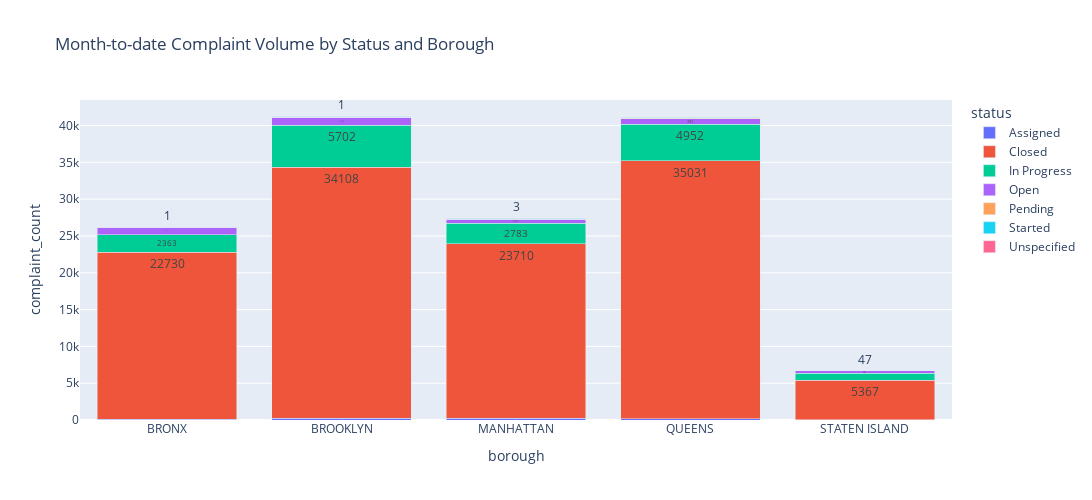

The notebook cell this image was saved under:
### Markdown cell above
### compliants volume by status

### Code cell
# Complaints by status and borough
condition =  (
    (df['created_date'] >= '2025-07-01')  & 
    (df['status'].notnull()) &
    (df['borough'].isin(['MANHATTAN', 'BRONX', 'BROOKLYN', 'QUEENS', 'STATEN ISLAND']))
)

status_borough_counts = (
    df[condition]
    .groupby(['borough', 'status'])
    .size()
    .reset_index(name='complaint_count')
)

fig = px.bar(
    status_borough_counts,
    x='borough',
    y='complaint_count',
    color='status',
    barmode='stack',
    title='Month-to-date Complaint Volume by Status and Borough',
    text='complaint_count'
)
fig.update_layout(width=1200, height=500)

### Figure 1 — Plotly figure (JSON) as saved in the notebook; plotly's stock layout.template omitted (floating-point values rounded to 4 significant figures)
{"data": [{"hovertemplate": "status=Assigned<br>borough=%{x}<br>complaint_count=%{text}<extra></extra>", "legendgroup": "Assigned", "marker": {"color": "#636efa", "pattern": {"shape": ""}}, "name": "Assigned", "orientation": "v", "showlegend": true, "text": [73.0, 214.0, 228.0, 174.0, 40.0], "textposition": "auto", "type": "bar", "x": ["BRONX", "BROOKLYN", "MANHATTAN", "QUEENS", "STATEN ISLAND"], "xaxis": "x", "y": [73, 214, 228, 174, 40], "yaxis": "y"}, {"hovertemplate": "status=Closed<br>borough=%{x}<br>complaint_count=%{text}<extra></extra>", "legendgroup": "Closed", "marker": {"color": "#EF553B", "pattern": {"shape": ""}}, "name": "Closed", "orientation": "v", "showlegend": true, "text": [22730.0, 34110.0, 23710.0, 35030.0, 5367.0], "textposition": "auto", "type": "bar", "x": ["BRONX", "BROOKLYN", "MANHATTAN", "QUEENS", "STATEN ISLAND"], "xaxis": "x", "y": [22730, 34108, 23710, 35031, 5367], "yaxis": "y"}, {"hovertemplate": "status=In Progress<br>borough=%{x}<br>complaint_count=%{text}<extra></extra>", "legendgroup": "In Progress", "marker": {"color": "#00cc96", "pattern": {"shape": ""}}, "name": "In Progress", "orientation": "v", "showlegend": true, "text": [2363.0, 5702.0, 2783.0, 4952.0, 964.0], "textposition": "auto", "type": "bar", "x": ["BRONX", "BROOKLYN", "MANHATTAN", "QUEENS", "STATEN ISLAND"], "xaxis": "x", "y": [2363, 5702, 2783, 4952, 964], "yaxis": "y"}, {"hovertemplate": "status=Open<br>borough=%{x}<br>complaint_count=%{text}<extra></extra>", "legendgroup": "Open", "marker": {"color": "#ab63fa", "pattern": {"shape": ""}}, "name": "Open", "orientation": "v", "showlegend": true, "text": [1022.0, 1115.0, 527.0, 741.0, 289.0], "textposition": "auto", "type": "bar", "x": ["BRONX", "BROOKLYN", "MANHATTAN", "QUEENS", "STATEN ISLAND"], "xaxis": "x", "y": [1022, 1115, 527, 741, 289], "yaxis": "y"}, {"hovertemplate": "status=Pending<br>borough=%{x}<br>complaint_count=%{text}<extra></extra>", "legendgroup": "Pending", "marker": {"color": "#FFA15A", "pattern": {"shape": ""}}, "name": "Pending", "orientation": "v", "showlegend": true, "text": [16.0, 6.0, 17.0, 93.0, 12.0], "textposition": "auto", "type": "bar", "x": ["BRONX", "BROOKLYN", "MANHATTAN", "QUEENS", "STATEN ISLAND"], "xaxis": "x", "y": [16, 6, 17, 93, 12], "yaxis": "y"}, {"hovertemplate": "status=Started<br>borough=%{x}<br>complaint_count=%{text}<extra></extra>", "legendgroup": "Started", "marker": {"color": "#19d3f3", "pattern": {"shape": ""}}, "name": "Started", "orientation": "v", "showlegend": true, "text": [55.0, 146.0, 128.0, 132.0, 47.0], "textposition": "auto", "type": "bar", "x": ["BRONX", "BROOKLYN", "MANHATTAN", "QUEENS", "STATEN ISLAND"], "xaxis": "x", "y": [55, 146, 128, 132, 47], "yaxis": "y"}, {"hovertemplate": "status=Unspecified<br>borough=%{x}<br>complaint_count=%{text}<extra></extra>", "legendgroup": "Unspecified", "marker": {"color": "#FF6692", "pattern": {"shape": ""}}, "name": "Unspecified", "orientation": "v", "showlegend": true, "text": [1.0, 1.0, 3.0, 1.0], "textposition": "auto", "type": "bar", "x": ["BRONX", "BROOKLYN", "MANHATTAN", "QUEENS"], "xaxis": "x", "y": [1, 1, 3, 1], "yaxis": "y"}], "layout": {"barmode": "stack", "height": 500, "legend": {"title": {"text": "status"}, "tracegroupgap": 0}, "title": {"text": "Month-to-date Complaint Volume by Status and Borough"}, "width": 1200, "xaxis": {"anchor": "y", "domain": [0, 1], "title": {"text": "borough"}}, "yaxis": {"anchor": "x", "domain": [0, 1], "title": {"text": "complaint_count"}}}}
